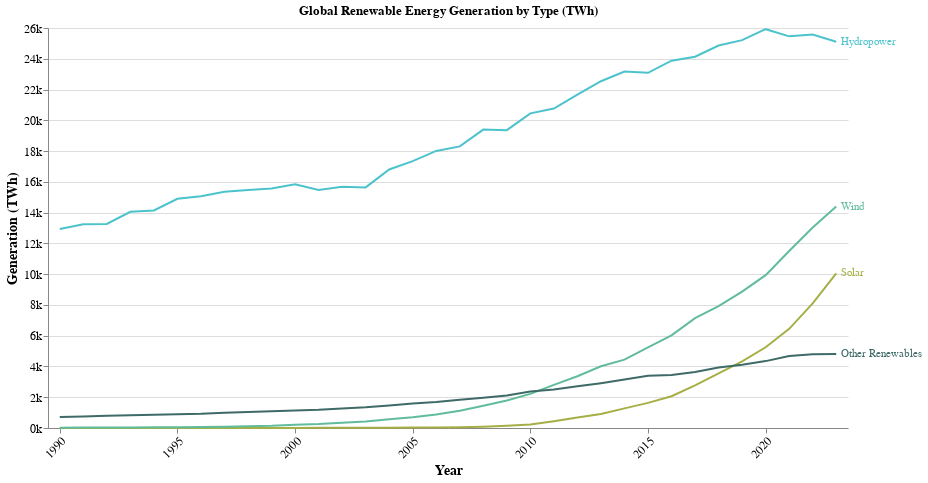
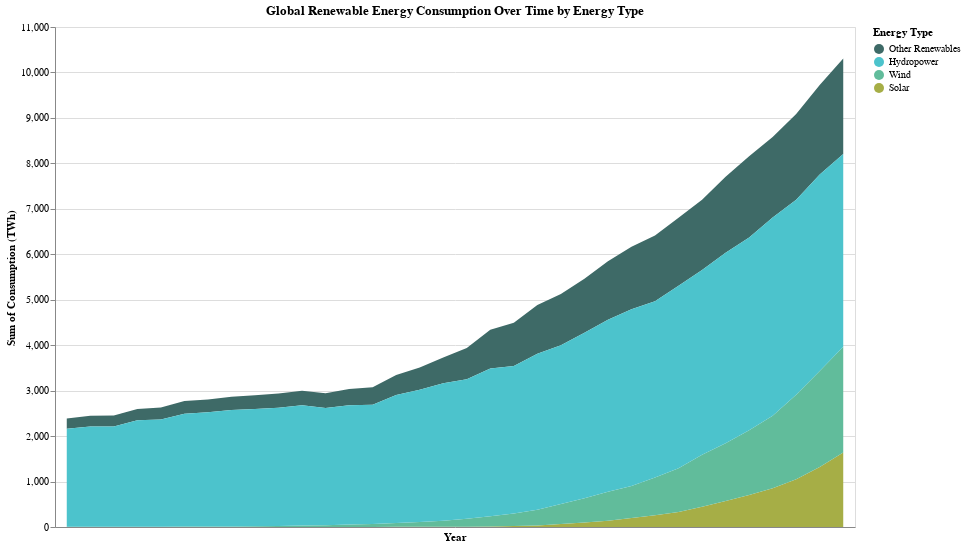

Write notebook code for charts like these, in order.
### Markdown cell above
## Chart 9: Investment in Renewable Energy by Technology (2019)

data: https://ourworldindata.org/grapher/investment-in-renewable-energy-by-technology

### Code cell
# Define the color scheme for energy types
color_scheme = {
    'Other Renewables': '#3e6a67',     
    'Hydropower': '#4cc3cc',            
    'Wind': '#61bc9b',                  
    'Solar': '#a6ae46'                 
}

def load_and_prepare_data(filepath):
    data = pd.read_csv(filepath)
    data['Year'] = pd.to_numeric(data['Year'], errors='coerce').astype('Int64')
    data_filtered = data[['Year', 'Solar generation - TWh', 'Wind generation - TWh', 
                          'Hydro generation - TWh', 
                          'Other renewables (including geothermal and biomass) electricity generation - TWh']]
    data_filtered = data_filtered[data_filtered['Year'] >= 1990]
    data_grouped = data_filtered.groupby('Year').sum().reset_index()

    melted_data = pd.melt(data_grouped, id_vars=['Year'], 
                          value_vars=['Solar generation - TWh', 'Wind generation - TWh', 
                                      'Hydro generation - TWh', 
                                      'Other renewables (including geothermal and biomass) electricity generation - TWh'],
                          var_name='energy_type', value_name='generation')
    
    melted_data['energy_type'] = melted_data['energy_type'].replace({
        'Solar generation - TWh': 'Solar',
        'Wind generation - TWh': 'Wind',
        'Hydro generation - TWh': 'Hydropower',
        'Other renewables (including geothermal and biomass) electricity generation - TWh': 'Other Renewables'
    })
    
    return melted_data

def create_trend_chart(data_long):
    data_long['Year'] = data_long['Year'].astype(str)
    line_chart = alt.Chart(data_long).mark_line().encode(
        x=alt.X('Year:O', title='Year', axis=alt.Axis(labelAngle=-45, values=[str(y) for y in range(1990, 2025, 5)])),  
        y=alt.Y('generation:Q', title='Generation (TWh)',
                axis=alt.Axis(format='~s', titleFontSize=14, labelFontSize=12, grid=True)),  
        color=alt.Color('energy_type:N', scale=alt.Scale(domain=list(color_scheme.keys()), range=list(color_scheme.values())), legend=None)
    ).properties(width=800, height=400, title='Global Renewable Energy Generation by Type (TWh)')
    
    labels = alt.Chart(data_long).mark_text(align='left', dx=5).encode(
        x=alt.X('Year:O', aggregate='max'),
        y=alt.Y('generation:Q', aggregate={'argmax': 'Year'}),
        text=alt.Text('energy_type:N'),
        color=alt.Color('energy_type:N', scale=alt.Scale(domain=list(color_scheme.keys()), range=list(color_scheme.values())))
    )
    final_chart = (line_chart + labels).configure_axis(labelFontSize=12, titleFontSize=14).configure_view(stroke=None)
    final_chart.save('images/global_renewable_energy_trend.png')
    return final_chart

def load_and_prepare_renewable_data(file_path):
    data = pd.read_csv(file_path)
    data_filtered = data[['Entity', 'Year', 'Other renewables (TWh, direct energy)', 
                          'Solar (TWh, direct energy)', 'Biofuels (TWh, direct energy)', 
                          'Wind (TWh, direct energy)', 'Hydropower (TWh, direct energy)', 
                          'Traditional biomass (TWh, direct energy)']]
    
    data['Year'] = pd.to_numeric(data['Year'], errors='coerce').astype('Int64')
    data_filtered = data_filtered[data_filtered['Year'] >= 1990]
    
    # Melt the DataFrame and merge Geothermal and Biofuels into Other Renewables
    data_melted = data_filtered.melt(id_vars=['Entity', 'Year'], 
                                     value_vars=['Other renewables (TWh, direct energy)', 
                                                 'Solar (TWh, direct energy)', 
                                                 'Biofuels (TWh, direct energy)', 
                                                 'Wind (TWh, direct energy)', 
                                                 'Hydropower (TWh, direct energy)', 
                                                 'Traditional biomass (TWh, direct energy)'],
                                     var_name='Energy Type', value_name='Consumption (TWh)')
    
    data_melted['Energy Type'] = data_melted['Energy Type'].replace({
        'Other renewables (TWh, direct energy)': 'Other Renewables',
        'Solar (TWh, direct energy)': 'Solar',
        'Biofuels (TWh, direct energy)': 'Other Renewables',  # Merge Biofuels into Other Renewables
        'Wind (TWh, direct energy)': 'Wind',
        'Hydropower (TWh, direct energy)': 'Hydropower',
        'Traditional biomass (TWh, direct energy)': None  # Exclude Traditional Biomass
    })
    
    # Remove rows with None in 'Energy Type'
    data_melted = data_melted[data_melted['Energy Type'].notna()]
    
    data_melted.dropna(subset=['Consumption (TWh)'], inplace=True)
    return data_melted

def create_stacked_area_chart(data_melted):
    chart = alt.Chart(data_melted).mark_area().encode(
        x=alt.X('Year:O', title='Year', axis=alt.Axis(labelAngle=-45, values=[str(y) for y in range(1990, 2025, 5)])),
        y='sum(Consumption (TWh)):Q',
        color=alt.Color('Energy Type:N', scale=alt.Scale(domain=list(color_scheme.keys()), range=list(color_scheme.values()))),
    ).properties(width=800, height=500, title='Global Renewable Energy Consumption Over Time by Energy Type')
    
    chart.save('images/renewable_energy_area_chart.png')
    return chart

def load_and_prepare_investment_data(data_path):
    data = pd.read_csv(data_path)
    
    # Filter for the year 2019 and relevant columns
    data_filtered = data[data['Year'] == 2019][['Entity', 'Code', 'Year',
                                                 'Marine energy', 
                                                 'Small hydropower', 
                                                 'Geothermal energy', 
                                                 'Biofuels', 
                                                 'Biomass and waste-to-energy', 
                                                 'Wind energy', 
                                                 'Solar energy']]
    
    # Melt the DataFrame to long format and standardize technology names
    data_long = data_filtered.melt(id_vars=['Entity', 'Code', 'Year'], 
                                    value_vars=['Marine energy', 'Small hydropower', 
                                                'Geothermal energy', 'Biofuels', 
                                                'Biomass and waste-to-energy', 
                                                'Wind energy', 'Solar energy'],
                                    var_name='technology', value_name='investment')

    # Standardize the names of each energy type
    data_long['technology'] = data_long['technology'].replace({
        'Marine energy': 'Other Renewables',
        'Small hydropower': 'Hydropower',
        'Geothermal energy': 'Other Renewables',  # Merge Geothermal into Other Renewables
        'Biofuels': 'Other Renewables',  # Merge Biofuels into Other Renewables
        'Biomass and waste-to-energy': 'Other Renewables',
        'Wind energy': 'Wind',
        'Solar energy': 'Solar'
    })

    # Ensure 'investment' values are strings to handle commas, then convert to numeric
    data_long['investment'] = data_long['investment'].astype(str).str.replace(',', '')
    data_long['investment'] = pd.to_numeric(data_long['investment'], errors='coerce')
    
    # Drop rows with NaN investment values
    data_long = data_long.dropna(subset=['investment'])

    return data_long

def create_investment_bar_chart(data):
    # Create the bar chart with consistent colors and labels
    bar_chart = alt.Chart(data).mark_bar().encode(
        y=alt.Y('technology:N', title='Technology', sort='-x'),  
        x=alt.X('investment:Q', title='Investment ($)', axis=alt.Axis(format='~s')),  #Format for large numbers
        color=alt.Color('technology:N', scale=alt.Scale(domain=list(color_scheme.keys()), range=list(color_scheme.values())), legend=None),  
    ).properties(
        title='Investment in Renewable Energy by Technology (2019)',
        width=800,
        height=400
    )

    # Create the text labels 
    text = bar_chart.mark_text(
        align='left',
        baseline='middle',
        dx=5  
    ).encode(
        text=alt.Text('investment:Q', format=',.0f')  # Truncate
    )
    
    # Combine the bars and the text labels
    final_chart = bar_chart + text
    
    return final_chart

# Load, prepare, and display the charts
#Chart7
data_path = '../data/renewable-energy-gen.csv'
clean_data = load_and_prepare_data(data_path)
trend_chart = create_trend_chart(clean_data)
trend_chart.display()

#Chart8
data_path_2 = '../data/renewable-energy-consumption.csv'
data_melted = load_and_prepare_renewable_data(data_path_2)
area_chart = create_stacked_area_chart(data_melted)
area_chart.display()

#Chart9
data_path_investment = '../data/investment-in-renewable-energy-by-technology.csv'  
investment_data = load_and_prepare_investment_data(data_path_investment)
investment_bar_chart = create_investment_bar_chart(investment_data)
investment_bar_chart.display()

### Figure 1 — Vega-Lite specification as saved in the notebook (floating-point values rounded to 4 significant figures; data arrays with more than 128 entries replaced by an {"elided": "..."} marker saying what was removed)
{"config": {"view": {"continuousWidth": 300, "continuousHeight": 300, "stroke": null}, "axis": {"labelFontSize": 12, "titleFontSize": 14}}, "layer": [{"mark": {"type": "line"}, "encoding": {"color": {"field": "energy_type", "legend": null, "scale": {"domain": ["Other Renewables", "Hydropower", "Wind", "Solar"], "range": ["#3e6a67", "#4cc3cc", "#61bc9b", "#a6ae46"]}, "type": "nominal"}, "x": {"axis": {"labelAngle": -45, "values": ["1990", "1995", "2000", "2005", "2010", "2015", "2020"]}, "field": "Year", "title": "Year", "type": "ordinal"}, "y": {"axis": {"format": "~s", "grid": true, "labelFontSize": 12, "titleFontSize": 14}, "field": "generation", "title": "Generation (TWh)", "type": "quantitative"}}, "title": "Global Renewable Energy Generation by Type (TWh)"}, {"mark": {"type": "text", "align": "left", "dx": 5}, "encoding": {"color": {"field": "energy_type", "scale": {"domain": ["Other Renewables", "Hydropower", "Wind", "Solar"], "range": ["#3e6a67", "#4cc3cc", "#61bc9b", "#a6ae46"]}, "type": "nominal"}, "text": {"field": "energy_type", "type": "nominal"}, "x": {"aggregate": "max", "field": "Year", "type": "ordinal"}, "y": {"aggregate": {"argmax": "Year"}, "field": "generation", "type": "quantitative"}}}], "data": {"name": "data-5dbb9470126654aebceaddf0ddadf5d1"}, "height": 400, "width": 800, "$schema": "https://vega.github.io/schema/vega-lite/v5.20.1.json", "datasets": {"data-5dbb9470126654aebceaddf0ddadf5d1": {"elided": "136 records"}}}

### Figure 2 — Vega-Lite specification as saved in the notebook (floating-point values rounded to 4 significant figures; data arrays with more than 128 entries replaced by an {"elided": "..."} marker saying what was removed)
{"config": {"view": {"continuousWidth": 300, "continuousHeight": 300}}, "data": {"name": "data-8ab4f58396231957af4d2626270a04e8"}, "mark": {"type": "area"}, "encoding": {"color": {"field": "Energy Type", "scale": {"domain": ["Other Renewables", "Hydropower", "Wind", "Solar"], "range": ["#3e6a67", "#4cc3cc", "#61bc9b", "#a6ae46"]}, "type": "nominal"}, "x": {"axis": {"labelAngle": -45, "values": ["1990", "1995", "2000", "2005", "2010", "2015", "2020"]}, "field": "Year", "title": "Year", "type": "ordinal"}, "y": {"aggregate": "sum", "field": "Consumption (TWh)", "type": "quantitative"}}, "height": 500, "title": "Global Renewable Energy Consumption Over Time by Energy Type", "width": 800, "$schema": "https://vega.github.io/schema/vega-lite/v5.20.1.json", "datasets": {"data-8ab4f58396231957af4d2626270a04e8": {"elided": "170 records"}}}
